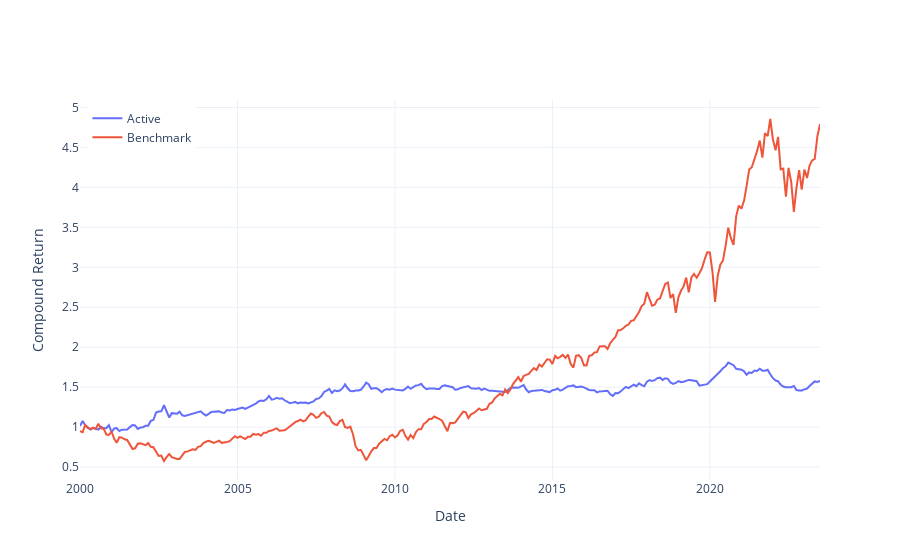

The notebook cell saved with this chart:
### Markdown cell above
# FIGURE 1

### Code cell
import pandas as pd

contribs = pd.DataFrame(dtype=float, index=df.index, columns=['Active', 'Benchmark'])
contribs['Benchmark'] = df[BENCHMARK]
contribs['Active'] = df[TICKER] - df[BENCHMARK]
cum = (1 + contribs).cumprod()

fig = go.Figure()
trace= go.Scatter(
    x=cum.index.astype(str), 
    y=cum.Active, 
    name='Active', 
    hovertemplate="Active: %{y:.2f}<extra></extra>"
)
fig.add_trace(trace)
trace= go.Scatter(
    x=cum.index.astype(str), 
    y=cum.Benchmark, 
    name='Benchmark', 
    hovertemplate="Benchmark: %{y:.2f}<extra></extra>"
)
fig.add_trace(trace)
fig.update_layout(
    yaxis_title="Compound Return",
    xaxis_title="Date",
    hovermode='x unified',
    template="plotly_white",
    legend=dict(
        yanchor="top", 
        y=0.99, 
        xanchor="left", 
        x=0.01
    )
)
fig.show()

### Figure 1 — Plotly figure (JSON) as saved in the notebook; plotly's stock layout.template omitted (floating-point values rounded to 4 significant figures; data arrays with more than 128 entries replaced by an {"elided": "..."} marker saying what was removed)
{"data": [{"hovertemplate": "Active: %{y:.2f}<extra></extra>", "name": "Active", "type": "scatter", "x": {"elided": "283 str values"}, "y": {"elided": "283 float values"}}, {"hovertemplate": "Benchmark: %{y:.2f}<extra></extra>", "name": "Benchmark", "type": "scatter", "x": {"elided": "283 str values"}, "y": {"elided": "283 float values"}}], "layout": {"hovermode": "x unified", "legend": {"x": 0.01, "xanchor": "left", "y": 0.99, "yanchor": "top"}, "xaxis": {"title": {"text": "Date"}}, "yaxis": {"title": {"text": "Compound Return"}}}}
